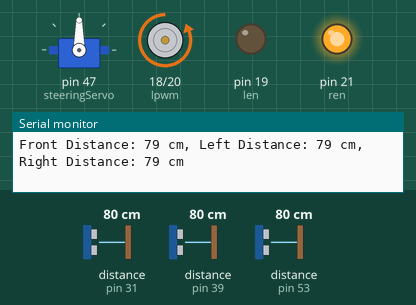
The sketch below on a simulated Arduino Mega 2560, built with avr-gcc and run on an emulated ATmega2560. Shown: servo, motor-driver pin pairs drawn as motors (green arrow = first pin HIGH = forward, orange = second pin HIGH = backward, longer = more drive), output pins drawn as LEDs (lit = HIGH), the last lines printed to the serial monitor. Wiring (inferred from the names in the program): 3 × ultrasonic range finder: trigger pin 29, echo pin 31 / trigger pin 37, echo pin 39 / trigger pin 51, echo pin 53. The test bench sets the inputs (shaded band); at power-on: distance to the obstacle (sensors on pin 39, pin 31, pin 53) 80 cm. The echo pulse lasts 58.3 µs per cm; pins used as bus, display or sensor lines are not drawn.

Above: at 1.2 s.
1.3 s: distance to the obstacle (sensor on pin 39) set to 2 cm
At 2.6 s:
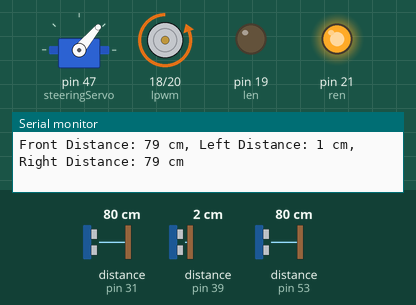
2.9 s: distance to the obstacle (sensor on pin 31) set to 35 cm
At 3.9 s:
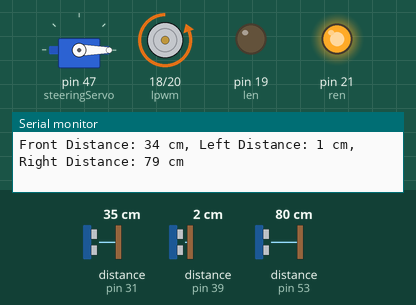
4.4 s: distance to the obstacle (sensor on pin 39) set to 77 cm
5.9 s: distance to the obstacle (sensor on pin 39) set to 83 cm
At 6.9 s:
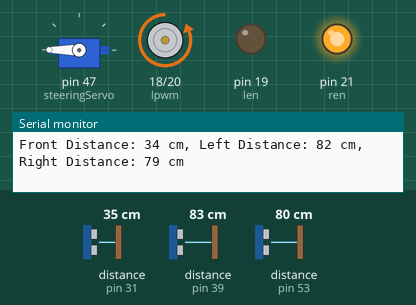
7.7 s: distance to the obstacle (sensor on pin 31) set to 120 cm
At 8.3 s:
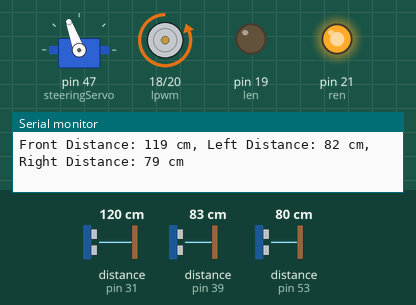
Timing chart, 0 to 10.7 s (numbered marks = the images above; inputs shaded):
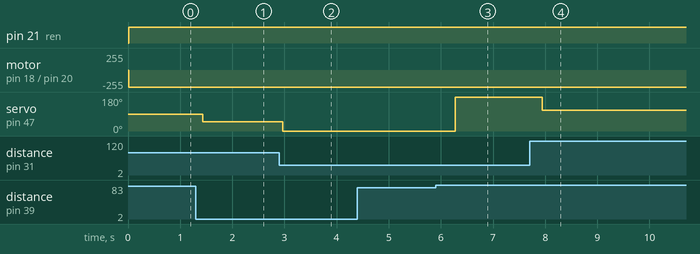

The sketch:

3Sensors_simple_copy_20230807125148.ino
```cpp
#include <Servo.h>

const int TRIGGER_PIN_FRONT = 29;  // Front sonar sensor trigger pin
const int ECHO_PIN_FRONT = 31;     // Front sonar sensor echo pin

const int TRIGGER_PIN_LEFT = 37;  // Left sonar sensor trigger pin
const int ECHO_PIN_LEFT = 39;     // Left sonar sensor echo pin

const int TRIGGER_PIN_RIGHT = 51;  // Right sonar sensor trigger pin
const int ECHO_PIN_RIGHT = 53;     // Right sonar sensor echo pin


const int ren = 21;const int rpwm = 20;const int len = 19;const int lpwm=18;

Servo steeringServo;

const int forwardSpeed = 180; // Adjust this value for the desired forward speed
const int turnSpeed = 150;     // Adjust this value for the desired turn speed

void setup() {
  Serial.begin(9600);
  steeringServo.attach(47);

  // Motor
  pinMode(ren, OUTPUT);pinMode(rpwm, OUTPUT);pinMode(len, OUTPUT);pinMode(lpwm,OUTPUT);
  // Sonar Sensors
  pinMode(TRIGGER_PIN_FRONT, OUTPUT);pinMode(ECHO_PIN_FRONT, INPUT);
  pinMode(TRIGGER_PIN_LEFT, OUTPUT);pinMode(ECHO_PIN_LEFT, INPUT);
  pinMode(TRIGGER_PIN_RIGHT, OUTPUT);pinMode(ECHO_PIN_RIGHT, INPUT);

}

int getDistance(int triggerPin, int echoPin) {
  digitalWrite(triggerPin, LOW);
  delayMicroseconds(1);
  digitalWrite(triggerPin, HIGH);
  delayMicroseconds(15);
  digitalWrite(triggerPin, LOW);

  unsigned long duration = pulseIn(echoPin, HIGH);
  int distance = duration * 0.0343 / 2;
  return distance;
}

void loop() {
  int distanceFront = getDistance(TRIGGER_PIN_FRONT, ECHO_PIN_FRONT);
  int distanceLeft = getDistance(TRIGGER_PIN_LEFT, ECHO_PIN_LEFT);
  int distanceRight = getDistance(TRIGGER_PIN_RIGHT, ECHO_PIN_RIGHT);

  Serial.print("Front Distance: ");
  Serial.print(distanceFront);
  Serial.print(" cm, Left Distance: ");
  Serial.print(distanceLeft);
  Serial.print(" cm, Right Distance: ");
  Serial.print(distanceRight);
  Serial.println(" cm");

  if (distanceFront >= 0  && distanceFront <= 60) {
  // Obstacle detected in front


  if ( distanceLeft < distanceRight ) {
    // Obstacle detected on the left as well
    // Turn right
    steeringServo.write(0);
    digitalWrite(ren, HIGH);
    digitalWrite(len, LOW);
    analogWrite(rpwm, turnSpeed);
    analogWrite(lpwm, 0);
    delay(400);
  }
   else if ( distanceRight < distanceLeft ) {
    // Obstacle detected on the right as well
    // Turn left
    steeringServo.write(180);
    digitalWrite(ren, HIGH);
    digitalWrite(len, LOW);
    analogWrite(rpwm, turnSpeed);
    analogWrite(lpwm, 0);
    delay(400);
  }
  }

 else {
  // No obstacle in front, move forward and steer straight
  steeringServo.write(90);
  digitalWrite(ren, HIGH);
  digitalWrite(len, LOW);
  analogWrite(rpwm, forwardSpeed);
  analogWrite(lpwm, 0);
}

/*
  if ( distanceLeft < 25 ) {
    // Obstacle detected on the left as well
    // Turn right
    steeringServo.write(70);
    digitalWrite(ren, HIGH);
    digitalWrite(len, LOW);
    analogWrite(rpwm, 140);
    analogWrite(lpwm, 0);
    delay(100);
 }

  if ( distanceRight < 25 ) {
    // Obstacle detected on the left as well
    // Turn right
    steeringServo.write(130);
    digitalWrite(ren, HIGH);
    digitalWrite(len, LOW);
    analogWrite(rpwm, 140);
    analogWrite(lpwm, 0);
    delay(100);
 }
*/

  if ( distanceFront >= 60){
  if ( distanceLeft < distanceRight ) {
    // Obstacle detected on the left as well
    // Turn right
    steeringServo.write(50);
    digitalWrite(ren, HIGH);
    digitalWrite(len, LOW);
    analogWrite(rpwm, 130);
    analogWrite(lpwm, 0);
    delay(40);
 }

  if ( distanceRight < distanceLeft ) {
    // Obstacle detected on the left as well
    // Turn right
    steeringServo.write(110);
    digitalWrite(ren, HIGH);
    digitalWrite(len, LOW);
    analogWrite(rpwm, 130);
    analogWrite(lpwm, 0);
    delay(40);
 }}
}
```

Measured:
- the behaviour switches between 80 and 81 cm on distance to the obstacle (sensor on pin 39) (found by bisection; images 2 and 3)
- after the input at 1.3 s, servo on pin 47 (steeringServo): 90° → 50° after 0.13 s
- after the input at 2.9 s, servo on pin 47 (steeringServo): 50° → 0° after 0.07 s
- after the input at 5.9 s, servo on pin 47 (steeringServo): 0° → 180° after 0.38 s
- after the input at 7.7 s, servo on pin 47 (steeringServo): 180° → 110° after 0.25 s
